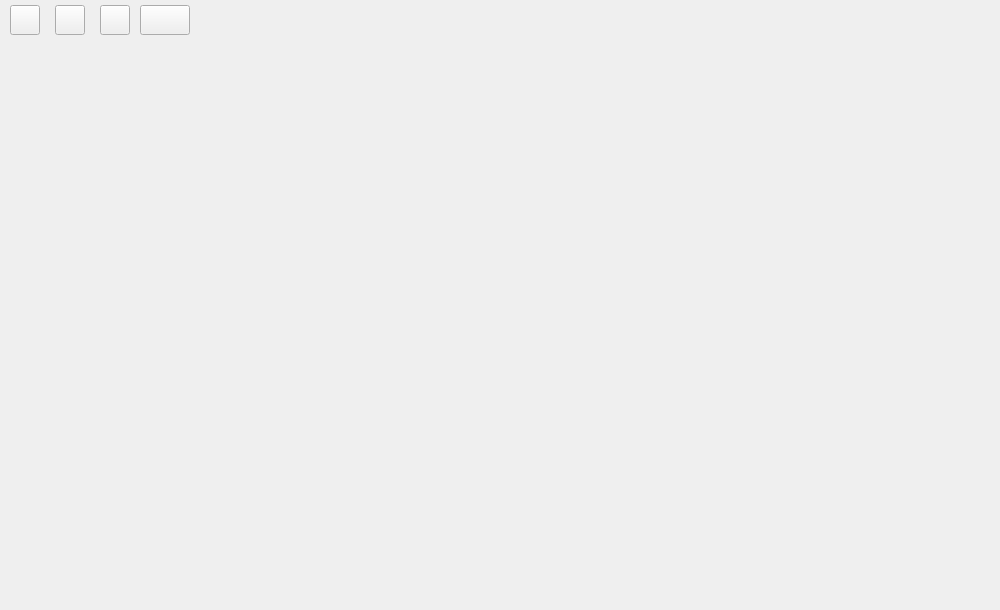
<?xml version="1.0" encoding="UTF-8"?>
<ui version="4.0">
 <class>TBTodayNews</class>
 <widget class="QWidget" name="TBTodayNews">
  <property name="geometry">
   <rect>
    <x>0</x>
    <y>0</y>
    <width>1000</width>
    <height>610</height>
   </rect>
  </property>
  <property name="windowTitle">
   <string>Form</string>
  </property>
  <widget class="QWidget" name="topWidget" native="true">
   <property name="geometry">
    <rect>
     <x>0</x>
     <y>0</y>
     <width>1000</width>
     <height>40</height>
    </rect>
   </property>
   <widget class="QPushButton" name="left">
    <property name="geometry">
     <rect>
      <x>10</x>
      <y>5</y>
      <width>30</width>
      <height>30</height>
     </rect>
    </property>
    <property name="text">
     <string/>
    </property>
   </widget>
   <widget class="QPushButton" name="right">
    <property name="geometry">
     <rect>
      <x>55</x>
      <y>5</y>
      <width>30</width>
      <height>30</height>
     </rect>
    </property>
    <property name="text">
     <string/>
    </property>
   </widget>
   <widget class="QPushButton" name="fresh">
    <property name="geometry">
     <rect>
      <x>100</x>
      <y>5</y>
      <width>30</width>
      <height>30</height>
     </rect>
    </property>
    <property name="text">
     <string/>
    </property>
   </widget>
   <widget class="QPushButton" name="home">
    <property name="geometry">
     <rect>
      <x>140</x>
      <y>5</y>
      <width>50</width>
      <height>30</height>
     </rect>
    </property>
    <property name="text">
     <string/>
    </property>
   </widget>
  </widget>
  <widget class="QWidget" name="mainWidget" native="true">
   <property name="geometry">
    <rect>
     <x>0</x>
     <y>40</y>
     <width>1000</width>
     <height>570</height>
    </rect>
   </property>
   <widget class="QWidget" name="verticalLayoutWidget">
    <property name="geometry">
     <rect>
      <x>0</x>
      <y>0</y>
      <width>1001</width>
      <height>561</height>
     </rect>
    </property>
    <layout class="QVBoxLayout" name="verticalLayout"/>
   </widget>
  </widget>
 </widget>
 <resources/>
 <connections/>
</ui>
